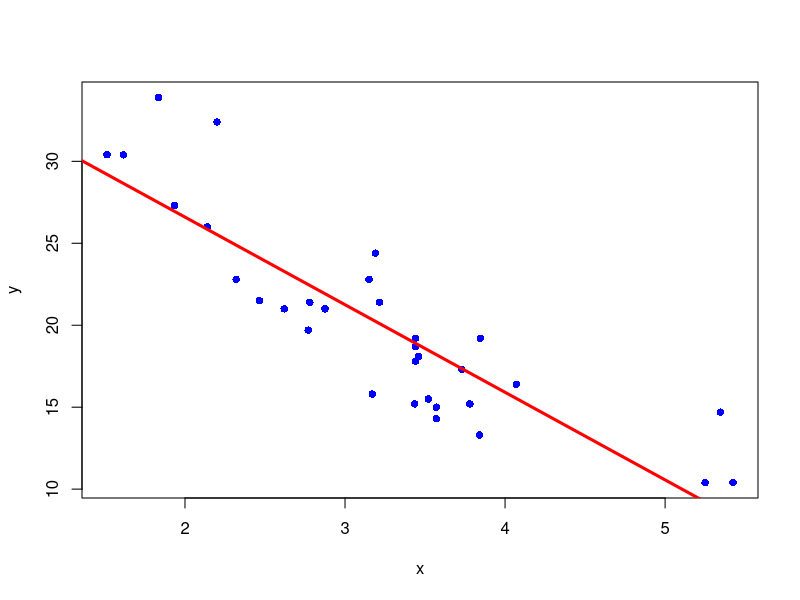
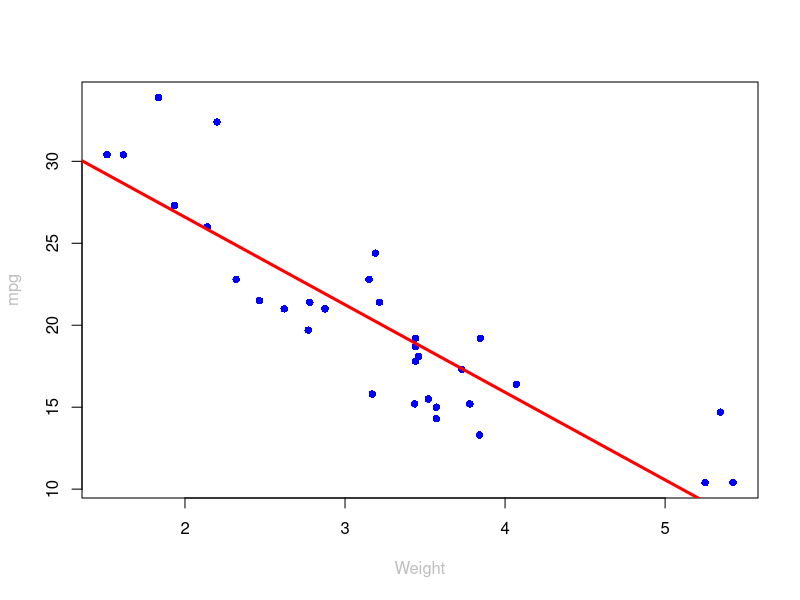
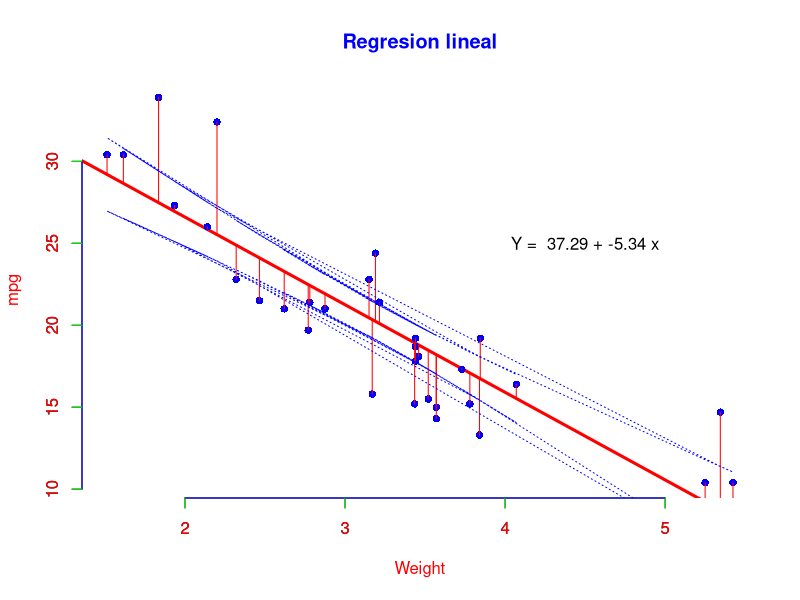

R code for these plots, in order:
### Regresion lineal en R

### Datos con las variables que queremos evaluar

#En este caso nos apoyaremos de los datos base que tiene R

# para ver las bases de R usamos 
data()


## usaremos la base 
data("mtcars")
## para saber sobre los datos de esta base de datos usamos 

?mtcars

#Esta base la usaremos para ver el consumo de combustible (Mpg) depende del peso de carro

## Definir nuestra variable dependiente (y) y variable independiente (x)

x <- mtcars$wt

y <- mtcars$mpg



### Hacer nuestro modelo lineal (Regresion lineal)

modelo <-  lm(y ~ x)
summary(modelo)


# Gráfico de dispersión 
plot(x, y, pch = 16, col="blue")


#Agregar nuestro modelo lineal al grafico

abline(modelo, col = "red", lwd = 3)



# Si queremos cambiar el nombre de nuestras etiquetas 

plot(x, y, pch = 16, col="blue",
     xlab = "Weight",
     ylab = "mpg",
     col.lab= "gray")#color de las etiquetas

# Cada que cambiemos el grafico debemos colocar la linea nuevamente
abline(modelo, col = "red", lwd = 3)

## Si quieres eliminar la caja del grafico y añadir los ejes usamos 

plot(x, y, pch = 16, col="blue",
     main = "Regresion lineal", #titulo principal
     col.main= "blue",#color titulo principal
     xlab = "Weight",
     ylab = "mpg",
     col.lab= "red",#color de las etiquetas
     axes = FALSE, # elimina toda la caja
     abline(modelo, col = "red", lwd = 3)) 

#añade eje x
axis(1)

# le podemos poner color a las lineas marcas y etiquetas del eje X

axis(1,
     col = "blue",        # Color línea ejes
     col.ticks = "green", # Color marcas ejes
     col.axis = "red")    # Color de las etiquetas


#añade eje y
axis(2) 

# para agregar colores a lineas, marcas y etiquetas del eje Y

axis(2, 
     col = "blue",        # Color línea ejes
     col.ticks = "green", # Color marcas ejes
     col.axis = "red")    # Color de las etiquetas







#####  Residuos entre el valor real y el estimado #####


segments(x0 = x, x1 = x, y0 = y, y1 = predict(modelo),
         lwd = 1, col = "red") #lwd grosor de la linea

# segments: se encarga de dibujar los segmentos de línea.

#x0 y x1 = x: Indica la coordenada x del punto de inicio y final de cada segmento. Como x1 es igual a x0, los segmentos serán líneas verticales.

#y0 = y: Indica la coordenada y del punto de inicio de cada segmento. Corresponde al valor observado de y para cada punto de datos.

#y1 = predict(modelo): Indica la coordenada y del punto final de cada segmento. Aquí se calcula el valor predicho de y utilizando el modelo que se ha creado.

#Predict: realizar predicciones basadas en un modelo que ya has ajustado a tus datos


###### INTERVALOS DE CONFIANZA #####

# Obtener solo los intervalos de confianza
intervalos <- predict(modelo, interval = "confidence")
lines(mtcars$wt, intervalos[,3], col = "blue", lty = 3)#limite superior
lines(mtcars$wt, intervalos[,2], col = "blue", lty = 3) #Limite 


#margen
par(mar=c(5,5,4,2)) # c(bottom, left, top, right


# Si queremos agregar texto (nuestra ecuacion)
# Texto
coef <- round(coef(modelo), 2) # round es para redondear los numeros a 2 decimales
coef # x es la pendiente 
text(4.5, 25,  paste("Y = ", coef[1], "+", coef[2], "x"))



### Ya tenemos nuestra regresion lineal pero para corrobar si ademas de que la variable x influye en y podemos conocer si estas estan relacionadas y la fuerza de esa relacion haciendo una prueba de correlacion



### La correlacion nos dice el grado de relacion entre dos variables mientras que la regresion lineal consiste en generar una ecuación (modelo) basado en la relación existente entre ambas variables y permita predecir el valor de una a partir de la otra.


################### CORRELACION

#Antes de hacer una correlacion es necesario saber si nuestros datos tienen una distribucion normal 

#hipotesis 
#Ho: La muestra presenta una distribucion normal
#Ha: La muestra no presenta una distirbucion normal 

## la prueba de normalidad es la  Prueba de Shapiro-Wilk 
# es necesario hacer la prueba en la variables que se usaran para la correlacion

shapiro.test(x)
shapiro.test(y)

##ambas presentan una distribucion normal por lo tanto la prueba para hacer la correlacion es la Pearson
## si mis datos no tuvieran una distribucion normal se recomienda la correlacion de Spearman

## En este caso usaremos la correlacion de Pearson 


cor.test(x,y)

